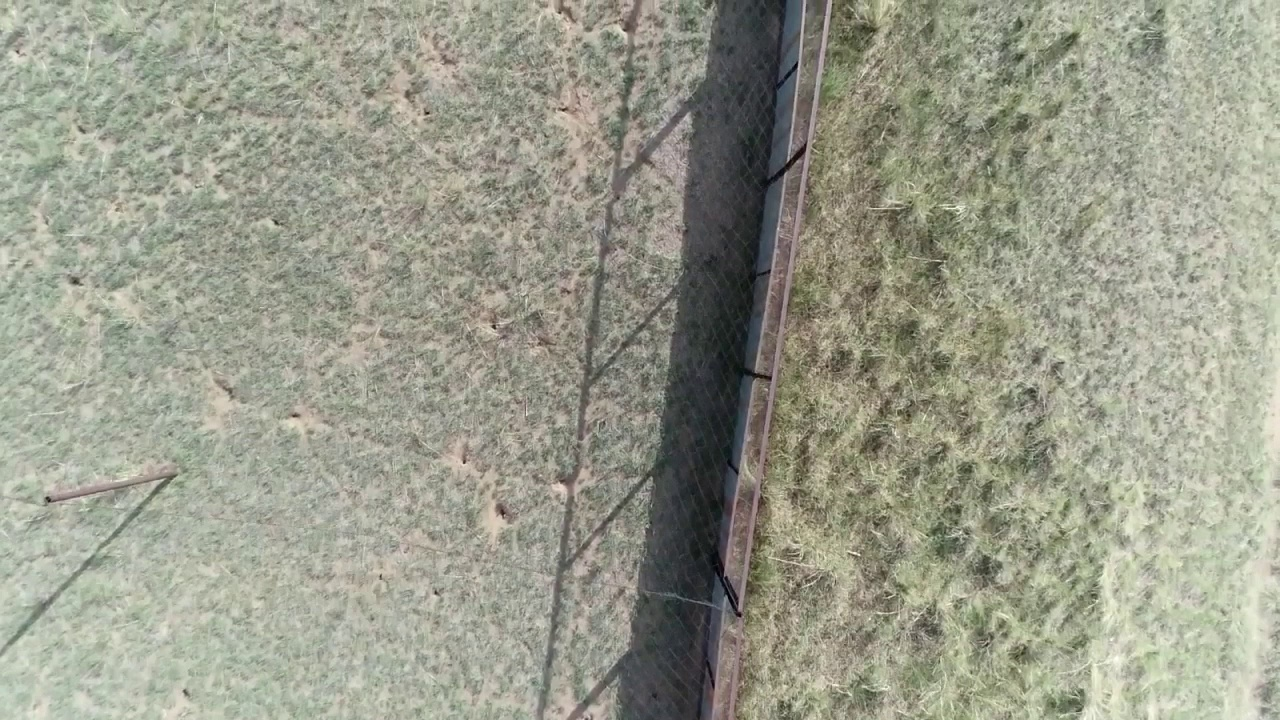
#> input picture 00001.jpg, 1280 x 720 px, given in place of the camera
$ python pinjie2.py
#> lines starting #> are read from the running program, lines starting #| are printed output that depends on the picture
#!/usr/bin/env python
# -*- coding: utf-8 -*-

import cv2
import numpy as np

import os
from moviepy.editor import ImageSequenceClip


class VideoStitcher:
    def __init__(self, left_video_in_path, right_video_in_path, video_out_path, video_out_width=400, display=True):
        # Initialize arguments
        self.left_video_in_path = left_video_in_path
        self.right_video_in_path = right_video_in_path
        self.video_out_path = video_out_path
        self.video_out_width = video_out_width
        self.display = display

        # Initialize the saved homography matrix
        self.saved_homo_matrix = None

    def stitch(self, images, ratio=0.75, reproj_thresh=4.0):
        # Unpack the images
        (image_b, image_a) = images

        # If the saved homography matrix is None, then we need to apply keypoint matching to construct it
        if self.saved_homo_matrix is None:
            # Detect keypoints and extract
            (keypoints_a, features_a) = self.detect_and_extract(image_a)
            (keypoints_b, features_b) = self.detect_and_extract(image_b)

            # Match features between the two images
            matched_keypoints = self.match_keypoints(keypoints_a, keypoints_b, features_a, features_b, ratio, reproj_thresh)

            # If the match is None, then there aren't enough matched keypoints to create a panorama
            if matched_keypoints is None:
                return None

            # Save the homography matrix
            self.saved_homo_matrix = matched_keypoints[1]

        # Apply a perspective transform to stitch the images together using the saved homography matrix
        output_shape = (image_a.shape[1] + image_b.shape[1], image_a.shape[0])
        result = cv2.warpPerspective(image_a, self.saved_homo_matrix, output_shape)
        result[0:image_b.shape[0], 0:image_b.shape[1]] = image_b

        # Return the stitched image
        return result

    @staticmethod
    def detect_and_extract(image):
        # Detect and extract features from the image (DoG keypoint detector and SIFT feature extractor)
        descriptor = cv2.xfeatures2d.SIFT_create()
        (keypoints, features) = descriptor.detectAndCompute(image, None)

        # Convert the keypoints from KeyPoint objects to numpy arrays
        keypoints = np.float32([keypoint.pt for keypoint in keypoints])

        # Return a tuple of keypoints and features
        return (keypoints, features)

    @staticmethod
    def match_keypoints(keypoints_a, keypoints_b, features_a, features_b, ratio, reproj_thresh):
        # Compute the raw matches and initialize the list of actual matches
        matcher = cv2.DescriptorMatcher_create("BruteForce")
        raw_matches = matcher.knnMatch(features_a, features_b, k=2)
        matches = []

        for raw_match in raw_matches:
            # Ensure the distance is within a certain ratio of each other (i.e. Lowe's ratio test)
            if len(raw_match) == 2 and raw_match[0].distance < raw_match[1].distance * ratio:
                matches.append((raw_match[0].trainIdx, raw_match[0].queryIdx))

        # Computing a homography requires at least 4 matches
        if len(matches) > 4:
            # Construct the two sets of points
            points_a = np.float32([keypoints_a[i] for (_, i) in matches])
            points_b = np.float32([keypoints_b[i] for (i, _) in matches])

            # Compute the homography between the two sets of points
            (homography_matrix, status) = cv2.findHomography(points_a, points_b, cv2.RANSAC, reproj_thresh)

            # Return the matches, homography matrix and status of each matched point
            return (matches, homography_matrix, status)

        # No homography could be computed
        return None

    @staticmethod
    def draw_matches(image_a, image_b, keypoints_a, keypoints_b, matches, status):
        # Initialize the output visualization image
        (height_a, width_a) = image_a.shape[:2]
        (height_b, width_b) = image_b.shape[:2]
        visualisation = np.zeros((max(height_a, height_b), width_a + width_b, 3), dtype="uint8")
        visualisation[0:height_a, 0:width_a] = image_a
        visualisation[0:height_b, width_a:] = image_b

        for ((train_index, query_index), s) in zip(matches, status):
            # Only process the match if the keypoint was successfully matched
            if s == 1:
                # Draw the match
                point_a = (int(keypoints_a[query_index][0]), int(keypoints_a[query_index][1]))
                point_b = (int(keypoints_b[train_index][0]) + width_a, int(keypoints_b[train_index][1]))
                cv2.line(visualisation, point_a, point_b, (0, 255, 0), 1)

        # return the visualization
        return visualisation

    def run(self):
        # Set up video capture
        left_video = cv2.VideoCapture(0)#eo_in_path)
        right_video = cv2.VideoCapture(1)#self.right_video_in_path)
        print('[INFO]: {} and {} loaded'.format(self.left_video_in_path.split('/')[-1],
                                                self.right_video_in_path.split('/')[-1]))
        print('[INFO]: Video stitching starting....')

        # Get information about the videos
        n_frames = min(int(left_video.get(cv2.CAP_PROP_FRAME_COUNT)),
                       int(right_video.get(cv2.CAP_PROP_FRAME_COUNT)))
        fps = int(left_video.get(cv2.CAP_PROP_FPS))
        frames = []

        # for _ in tqdm.tqdm(np.arange(n_frames)):
        while True:
            # Grab the frames from their respective video streams
            ok, left = left_video.read()
#> left is the input picture: shape (720, 1280, 3); mean B, G, R 139.6, 155.4, 153.8
            _, right = right_video.read()

            if ok:

                cv2.imshow("a", left)
                cv2.imshow("b", right)
                # Stitch the frames together to form the panorama
                stitched_frame = self.stitch([left, right])
#> in detect_and_extract, `(keypoints, features) = descriptor.detectAndCompute(image, None)`: keypoints = 14441 keypoints; strongest (x, y, size): (464, 462, 2), (494, 327, 2.8), (427, 113, 2.2), (563, 110, 2.2)
#> in detect_and_extract, `keypoints = np.float32([keypoint.pt for keypoint in keypoints])`: keypoints = 14441 pairs, first value 2.43 to 1277, second value 2.37 to 717.2
#> in stitch, `(keypoints_a, features_a) = self.detect_and_extract(image_a)`: keypoints_a has the same summary as keypoints in detect_and_extract
#> in detect_and_extract (call 2), `(keypoints, features) = descriptor.detectAndCompute(image, None)`: keypoints = 14441 keypoints; strongest (x, y, size): (464, 462, 2), (494, 327, 2.8), (427, 113, 2.2), (563, 110, 2.2)
#> in stitch, `(keypoints_b, features_b) = self.detect_and_extract(image_b)`: keypoints_b = 14441 pairs, first value 2.43 to 1277, second value 2.37 to 717.2
#> in match_keypoints, `raw_matches = matcher.knnMatch(features_a, features_b, k=2)`: raw_matches = 14441 matches
#> after the loop in match_keypoints, `for raw_match in raw_matches:`: matches = 14441 pairs, first value 0 to 14440, second value 0 to 14440
#> in match_keypoints, `points_a = np.float32([keypoints_a[i] for (_, i) in matches])`: points_a has the same summary as keypoints_b in stitch
#> in match_keypoints, `points_b = np.float32([keypoints_b[i] for (i, _) in matches])`: points_b has the same summary as keypoints_b in stitch
#> in match_keypoints, `(homography_matrix, status) = cv2.findHomography(points_a, points_b, c..`: homography_matrix = [[1, 3.47e-15, 1.24e-12], [-2.55e-15, 1, 1.43e-12], [-8.17e-18, 4.17e-18, 1]]; status = 14441 values from 1 to 1
#> in stitch, `self.saved_homo_matrix = matched_keypoints[1]`: self.saved_homo_matrix has the same summary as homography_matrix in match_keypoints
#> in stitch, `result = cv2.warpPerspective(image_a, self.saved_homo_matrix, output_s..`:
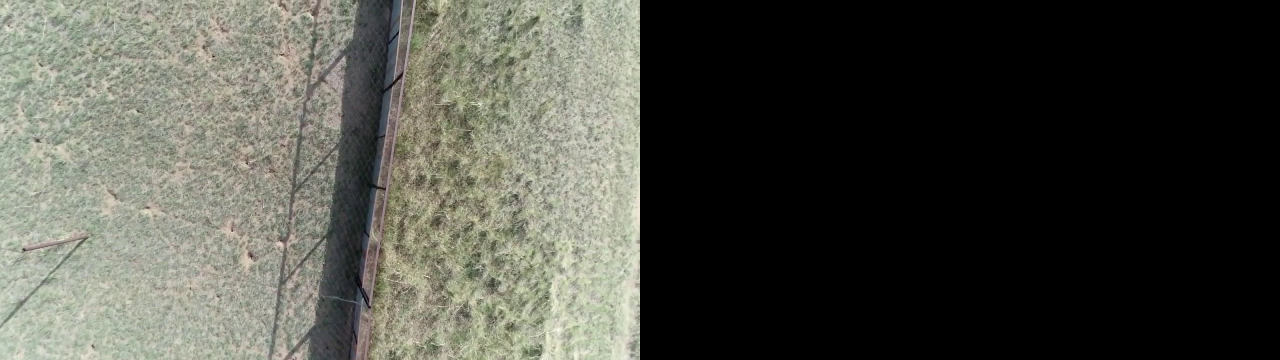
#> result: shape (720, 2560, 3) (shown at 1/2 size); mean B, G, R 69.8, 77.7, 76.9

                # No homography could not be computed
                if stitched_frame is None:
                    print("[INFO]: Homography could not be computed!")
                    break

                # Add frame to video
                # stitched_frame = imutils.resize(stitched_frame, width=self.video_out_width)
                # stitched_frame = cv2.resize(stitched_frame, (self.video_out_width,self.video_out_width))
                frames.append(stitched_frame)

                if self.display:
                    # Show the output images
                    cv2.imshow("Result", stitched_frame)

                # If the 'q' key was pressed, break from the loop
                if cv2.waitKey(1) & 0xFF == ord("q"):
#> (key q is pressed here)
                    break

        cv2.destroyAllWindows()
        print('[INFO]: Video stitching finished')

        # Save video
        print('[INFO]: Saving {} in {}'.format(self.video_out_path.split('/')[-1],
                                               os.path.dirname(self.video_out_path)))
        clip = ImageSequenceClip(frames, fps=fps)
        clip.write_videofile(self.video_out_path, codec='mpeg4', audio=False, progress_bar=True, verbose=False)
        print('[INFO]: {} saved'.format(self.video_out_path.split('/')[-1]))


# Example call to 'VideoStitcher'
stitcher = VideoStitcher(left_video_in_path='videos/bike_left_01.mp4',
                         right_video_in_path='videos/bike_right_01.mp4',
                         video_out_path='bike_01_stitched.mp4')
stitcher.run()
#> (the call stopped at in run, `clip = ImageSequenceClip(frames, fps=fps)`: moviepy is not available in this run)
